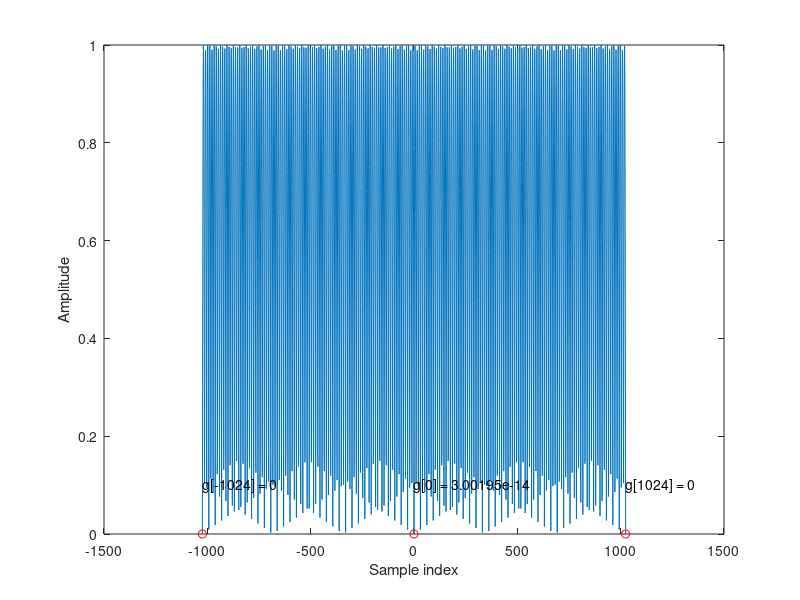

Source code (MATLAB):
% The PHYDYAS prototype filter in discrete time
clc
clf
close all
clearvars

M = 1024;
h = @(n) ((n>=0)&(n<M)).*1/sqrt(M);
f = @(n) h(-n);
hprod = @(m,n) h(m).*f(n-m);

%% Check if the product of the prototype is Nyquist or not
% n = -M:M;
% mm = -M:M;
% for i = 1:length(n)
%     gg = @(m) hprod(m,n(i));
%     g(i) = sum(gg(mm));
% end
% 
% g = g/max(g);
% idx1 = find(n==-M);
% idx2 = find(n==M);
% idx3 = find(n==0);
% 
% figure()
% plot(n,g)
% hold on
% plot(n(idx1),g(idx1),'ro')
% plot(n(idx2),g(idx2),'ro')
% plot(n(idx3),g(idx3),'ro')
% text(n(idx1),g(idx1)+0.1,sprintf('g[%d] = %d',n(idx1),g(idx1)))
% text(n(idx2),g(idx2)+0.1,sprintf('g[%d] = %d',n(idx2),g(idx2)))
% text(n(idx3),g(idx3),sprintf('g[%d] = %d',n(idx3),g(idx3)))
% hold off
% xlabel('Sample index')
% ylabel('Amplitude')

%% Now if the filters are derived by exponential modulation
k1 = 1;
k2 = 100;
hk1 = @(n,k1) h(n).*exp(1j*k1*2*pi/M*n);
fk2 = @(n,k2) f(n).*exp(1j*k2*2*pi/M*n);
hk1k2prod = @(n,m,k1,k2) hk1(m,k1).*fk2(n-m,k2);

n = -M:M;
mm = -M:M;
for i = 1:length(n)
    ggk1k2 = @(m) hk1k2prod(n(i),m,k1,k2);
    gk1k2(i) = sum(ggk1k2(mm));
end

gk1k2 = gk1k2/max(gk1k2);
idx1 = find(n==-M);
idx2 = find(n==M);
idx3 = find(n==0);

figure()
plot(n,abs(gk1k2))
hold on
plot(n(idx1),abs(gk1k2(idx1)),'ro')
plot(n(idx2),abs(gk1k2(idx2)),'ro')
plot(n(idx3),abs(gk1k2(idx3)),'ro')
text(n(idx1),abs(gk1k2(idx1))+0.1,sprintf('g[%d] = %d',n(idx1),abs(gk1k2(idx1))))
text(n(idx2),abs(gk1k2(idx2))+0.1,sprintf('g[%d] = %d',n(idx2),abs(gk1k2(idx2))))
text(n(idx3),abs(gk1k2(idx3))+0.1,sprintf('g[%d] = %d',n(idx3),abs(gk1k2(idx3))))
hold off
xlabel('Sample index')
ylabel('Amplitude')

%% What about cosine modulation
% N = K*M-1;
% k1 = 5;
% k2 = 5;
% hk1 = @(n,k1) 2*h(n).*cos(pi/M*(k1+1/2)*(n-N/2)+(-1)^k1*pi/4);
% fk2 = @(n,k2) 2*f(n).*cos(pi/M*(k2+1/2)*(n-N/2)-(-1)^k2*pi/4);
% hk1k2prod = @(n,m,k1,k2) hk1(m,k1).*fk2(n-m,k2);
% 
% n = -K*M:K*M;
% mm = -K*M:K*M;
% for i = 1:length(n)
%     ggk1k2 = @(m) hk1k2prod(n(i),m,k1,k2);
%     gk1k2(i) = sum(ggk1k2(mm));
% end
% 
% gk1k2 = gk1k2/max(gk1k2);
% idx1 = find(n==-M);
% idx2 = find(n==M);
% idx3 = find(n==-2*M);
% idx4 = find(n==2*M);
% idx5 = find(n==0);
% 
% figure()
% plot(n,abs(gk1k2))
% hold on
% plot(n(idx1),abs(gk1k2(idx1)),'ro')
% plot(n(idx2),abs(gk1k2(idx2)),'ro')
% plot(n(idx3),abs(gk1k2(idx3)),'ro')
% plot(n(idx4),abs(gk1k2(idx4)),'ro')
% plot(n(idx5),abs(gk1k2(idx5)),'ro')
% text(n(idx1),gk1k2(idx1)+0.1,sprintf('g_{k1k2}[%d] = %d',n(idx1),gk1k2(idx1)))
% text(n(idx2),gk1k2(idx2),sprintf('gk1k2[%d] = %d',n(idx2),gk1k2(idx2)))
% text(n(idx3),gk1k2(idx3)+0.2,sprintf('g1k2[%d] = %d',n(idx3),gk1k2(idx3)))
% text(n(idx4),gk1k2(idx4)+0.1,sprintf('g1k2[%d] = %d',n(idx4),gk1k2(idx4)))
% text(n(idx5),gk1k2(idx5),sprintf('g1k2[%d] = %d',n(idx5),gk1k2(idx5)))
% hold off
% xlabel('Sample index')
% ylabel('Amplitude')
% 
% figure()
% plot(mag2db(abs(fft(hk1(n,k1)))))